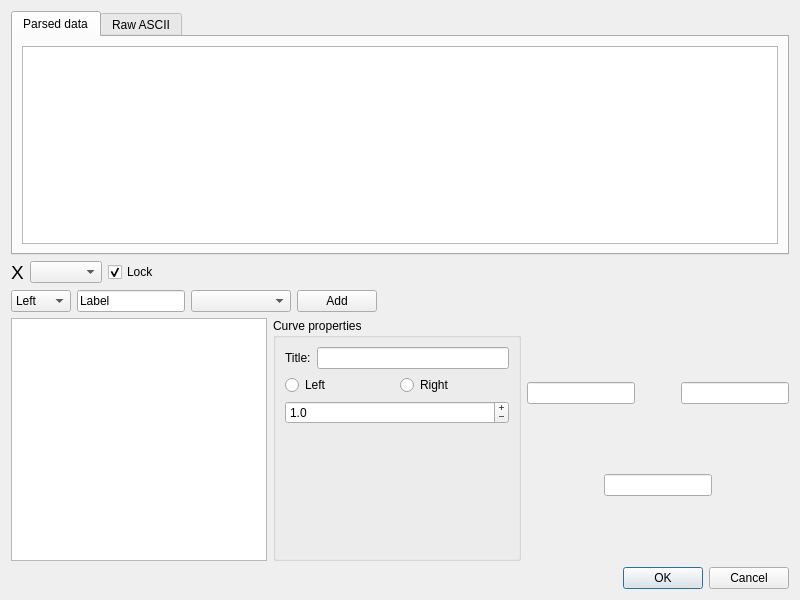
<?xml version="1.0" encoding="UTF-8"?>
<ui version="4.0">
 <class>setupCurvesDialog</class>
 <widget class="QDialog" name="setupCurvesDialog">
  <property name="windowModality">
   <enum>Qt::ApplicationModal</enum>
  </property>
  <property name="geometry">
   <rect>
    <x>0</x>
    <y>0</y>
    <width>800</width>
    <height>600</height>
   </rect>
  </property>
  <property name="windowTitle">
   <string>Dialog</string>
  </property>
  <layout class="QVBoxLayout" name="verticalLayout">
   <item>
    <widget class="QTabWidget" name="tabWidget">
     <property name="sizePolicy">
      <sizepolicy hsizetype="Expanding" vsizetype="MinimumExpanding">
       <horstretch>0</horstretch>
       <verstretch>0</verstretch>
      </sizepolicy>
     </property>
     <property name="minimumSize">
      <size>
       <width>0</width>
       <height>160</height>
      </size>
     </property>
     <property name="maximumSize">
      <size>
       <width>16777215</width>
       <height>16777215</height>
      </size>
     </property>
     <property name="currentIndex">
      <number>0</number>
     </property>
     <widget class="QWidget" name="tab">
      <attribute name="title">
       <string>Parsed data</string>
      </attribute>
      <layout class="QHBoxLayout" name="horizontalLayout_6">
       <item>
        <widget class="QTableView" name="tableView"/>
       </item>
      </layout>
     </widget>
     <widget class="QWidget" name="tab_2">
      <attribute name="title">
       <string>Raw ASCII</string>
      </attribute>
      <layout class="QHBoxLayout" name="horizontalLayout_5">
       <item>
        <widget class="QPlainTextEdit" name="plainTextEdit">
         <property name="sizePolicy">
          <sizepolicy hsizetype="Expanding" vsizetype="Preferred">
           <horstretch>0</horstretch>
           <verstretch>0</verstretch>
          </sizepolicy>
         </property>
         <property name="tabChangesFocus">
          <bool>true</bool>
         </property>
         <property name="lineWrapMode">
          <enum>QPlainTextEdit::NoWrap</enum>
         </property>
         <property name="readOnly">
          <bool>true</bool>
         </property>
         <property name="plainText">
          <string>12:32:22 -1.94164889E-03 -2.41937981E-03 290.485565 290.671387 291.199524 0 1259145142.187
12:32:23 -1.94692542E-03 -2.45714763E-03 290.485352 290.670898 291.201355 0 1259145143.187
12:32:24 -1.95547007E-03 -2.45785592E-03 290.485168 290.670929 291.200104 0 1259145144.187</string>
         </property>
        </widget>
       </item>
      </layout>
     </widget>
    </widget>
   </item>
   <item>
    <layout class="QHBoxLayout" name="horizontalLayout">
     <item>
      <widget class="QLabel" name="label">
       <property name="font">
        <font>
         <pointsize>14</pointsize>
        </font>
       </property>
       <property name="text">
        <string>X</string>
       </property>
      </widget>
     </item>
     <item>
      <widget class="QComboBox" name="XComboBox"/>
     </item>
     <item>
      <widget class="QCheckBox" name="XLockCheckbox">
       <property name="text">
        <string>Lock</string>
       </property>
       <property name="checked">
        <bool>true</bool>
       </property>
      </widget>
     </item>
     <item>
      <spacer name="horizontalSpacer">
       <property name="orientation">
        <enum>Qt::Horizontal</enum>
       </property>
       <property name="sizeHint" stdset="0">
        <size>
         <width>40</width>
         <height>20</height>
        </size>
       </property>
      </spacer>
     </item>
    </layout>
   </item>
   <item>
    <layout class="QHBoxLayout" name="horizontalLayout_2">
     <item>
      <widget class="QComboBox" name="curveYComboBox">
       <property name="toolTip">
        <string>y axis</string>
       </property>
       <item>
        <property name="text">
         <string>Left</string>
        </property>
       </item>
       <item>
        <property name="text">
         <string>Right</string>
        </property>
       </item>
      </widget>
     </item>
     <item>
      <widget class="QLineEdit" name="curveLabel">
       <property name="sizePolicy">
        <sizepolicy hsizetype="Preferred" vsizetype="Fixed">
         <horstretch>0</horstretch>
         <verstretch>0</verstretch>
        </sizepolicy>
       </property>
       <property name="text">
        <string>Label</string>
       </property>
      </widget>
     </item>
     <item>
      <widget class="QComboBox" name="curveColumComboBox">
       <property name="sizePolicy">
        <sizepolicy hsizetype="Minimum" vsizetype="Fixed">
         <horstretch>0</horstretch>
         <verstretch>0</verstretch>
        </sizepolicy>
       </property>
       <property name="minimumSize">
        <size>
         <width>100</width>
         <height>0</height>
        </size>
       </property>
      </widget>
     </item>
     <item>
      <widget class="QPushButton" name="addCurveButton">
       <property name="text">
        <string>Add</string>
       </property>
      </widget>
     </item>
     <item>
      <spacer name="horizontalSpacer_2">
       <property name="orientation">
        <enum>Qt::Horizontal</enum>
       </property>
       <property name="sizeHint" stdset="0">
        <size>
         <width>40</width>
         <height>20</height>
        </size>
       </property>
      </spacer>
     </item>
    </layout>
   </item>
   <item>
    <layout class="QHBoxLayout" name="horizontalLayout_3">
     <item>
      <widget class="QListView" name="listView">
       <property name="sizePolicy">
        <sizepolicy hsizetype="Minimum" vsizetype="Expanding">
         <horstretch>0</horstretch>
         <verstretch>0</verstretch>
        </sizepolicy>
       </property>
       <property name="showDropIndicator" stdset="0">
        <bool>false</bool>
       </property>
       <property name="layoutMode">
        <enum>QListView::Batched</enum>
       </property>
      </widget>
     </item>
     <item>
      <layout class="QVBoxLayout" name="verticalLayout_3">
       <item>
        <widget class="QGroupBox" name="curvePropertiesBox">
         <property name="sizePolicy">
          <sizepolicy hsizetype="Minimum" vsizetype="Preferred">
           <horstretch>1</horstretch>
           <verstretch>0</verstretch>
          </sizepolicy>
         </property>
         <property name="title">
          <string>Curve properties</string>
         </property>
         <layout class="QVBoxLayout" name="verticalLayout_4">
          <item>
           <layout class="QHBoxLayout" name="horizontalLayout_7">
            <item>
             <widget class="QLabel" name="label_2">
              <property name="text">
               <string>Title:</string>
              </property>
             </widget>
            </item>
            <item>
             <widget class="QLineEdit" name="currentCurveTitle">
              <property name="toolTip">
               <string>Curve title</string>
              </property>
             </widget>
            </item>
           </layout>
          </item>
          <item>
           <layout class="QHBoxLayout" name="horizontalLayout_8">
            <item>
             <widget class="QRadioButton" name="curveLeftRadio">
              <property name="toolTip">
               <string>Attach curve to left Y axis</string>
              </property>
              <property name="text">
               <string>Left</string>
              </property>
             </widget>
            </item>
            <item>
             <widget class="QRadioButton" name="curveRightRadio">
              <property name="toolTip">
               <string>Attach curve to right Y axis</string>
              </property>
              <property name="text">
               <string>Right</string>
              </property>
             </widget>
            </item>
           </layout>
          </item>
          <item>
           <layout class="QHBoxLayout" name="Color_and_WidthLayout">
            <item>
             <widget class="QDoubleSpinBox" name="widthSpinBox">
              <property name="toolTip">
               <string>Line width</string>
              </property>
              <property name="buttonSymbols">
               <enum>QAbstractSpinBox::PlusMinus</enum>
              </property>
              <property name="suffix">
               <string/>
              </property>
              <property name="decimals">
               <number>1</number>
              </property>
              <property name="minimum">
               <double>0.000000000000000</double>
              </property>
              <property name="maximum">
               <double>5.000000000000000</double>
              </property>
              <property name="singleStep">
               <double>0.500000000000000</double>
              </property>
              <property name="value">
               <double>1.000000000000000</double>
              </property>
             </widget>
            </item>
           </layout>
          </item>
          <item>
           <layout class="QHBoxLayout" name="SymbolBoxLayout"/>
          </item>
          <item>
           <spacer name="verticalSpacer">
            <property name="orientation">
             <enum>Qt::Vertical</enum>
            </property>
            <property name="sizeHint" stdset="0">
             <size>
              <width>20</width>
              <height>40</height>
             </size>
            </property>
           </spacer>
          </item>
         </layout>
        </widget>
       </item>
      </layout>
     </item>
     <item>
      <layout class="QVBoxLayout" name="verticalLayout_2">
       <item>
        <layout class="QHBoxLayout" name="horizontalLayout_4">
         <item>
          <widget class="QLineEdit" name="plotLeftAxisTitle"/>
         </item>
         <item>
          <spacer name="horizontalSpacer_3">
           <property name="orientation">
            <enum>Qt::Horizontal</enum>
           </property>
           <property name="sizeHint" stdset="0">
            <size>
             <width>40</width>
             <height>20</height>
            </size>
           </property>
          </spacer>
         </item>
         <item>
          <widget class="QLineEdit" name="plotRightAxisTitle"/>
         </item>
        </layout>
       </item>
       <item>
        <layout class="QVBoxLayout" name="plotLayout"/>
       </item>
       <item>
        <layout class="QHBoxLayout" name="horizontalLayout_9">
         <item>
          <spacer name="horizontalSpacer_4">
           <property name="orientation">
            <enum>Qt::Horizontal</enum>
           </property>
           <property name="sizeHint" stdset="0">
            <size>
             <width>40</width>
             <height>20</height>
            </size>
           </property>
          </spacer>
         </item>
         <item>
          <widget class="QLineEdit" name="plotBottomAxisTitle"/>
         </item>
         <item>
          <spacer name="horizontalSpacer_5">
           <property name="orientation">
            <enum>Qt::Horizontal</enum>
           </property>
           <property name="sizeHint" stdset="0">
            <size>
             <width>40</width>
             <height>20</height>
            </size>
           </property>
          </spacer>
         </item>
        </layout>
       </item>
      </layout>
     </item>
    </layout>
   </item>
   <item>
    <widget class="QDialogButtonBox" name="buttonBox">
     <property name="orientation">
      <enum>Qt::Horizontal</enum>
     </property>
     <property name="standardButtons">
      <set>QDialogButtonBox::Cancel|QDialogButtonBox::Ok</set>
     </property>
    </widget>
   </item>
  </layout>
 </widget>
 <resources/>
 <connections>
  <connection>
   <sender>buttonBox</sender>
   <signal>accepted()</signal>
   <receiver>setupCurvesDialog</receiver>
   <slot>accept()</slot>
   <hints>
    <hint type="sourcelabel">
     <x>266</x>
     <y>590</y>
    </hint>
    <hint type="destinationlabel">
     <x>157</x>
     <y>274</y>
    </hint>
   </hints>
  </connection>
  <connection>
   <sender>buttonBox</sender>
   <signal>rejected()</signal>
   <receiver>setupCurvesDialog</receiver>
   <slot>reject()</slot>
   <hints>
    <hint type="sourcelabel">
     <x>334</x>
     <y>590</y>
    </hint>
    <hint type="destinationlabel">
     <x>286</x>
     <y>274</y>
    </hint>
   </hints>
  </connection>
 </connections>
</ui>
